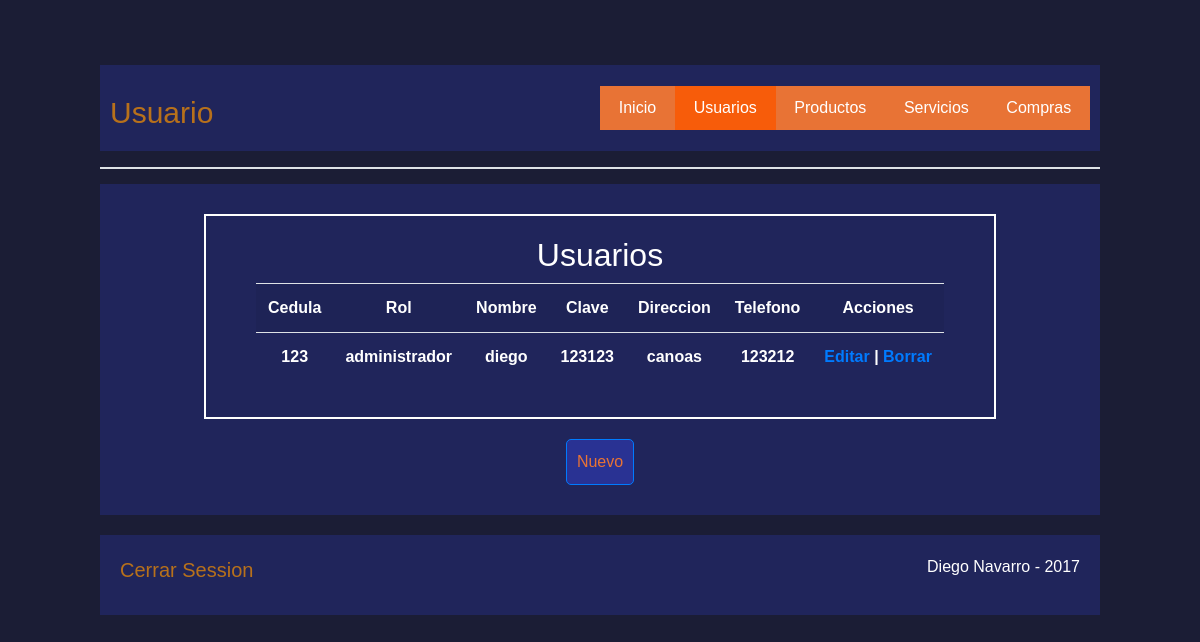
The page /registrate.php on the database as committed earlier.
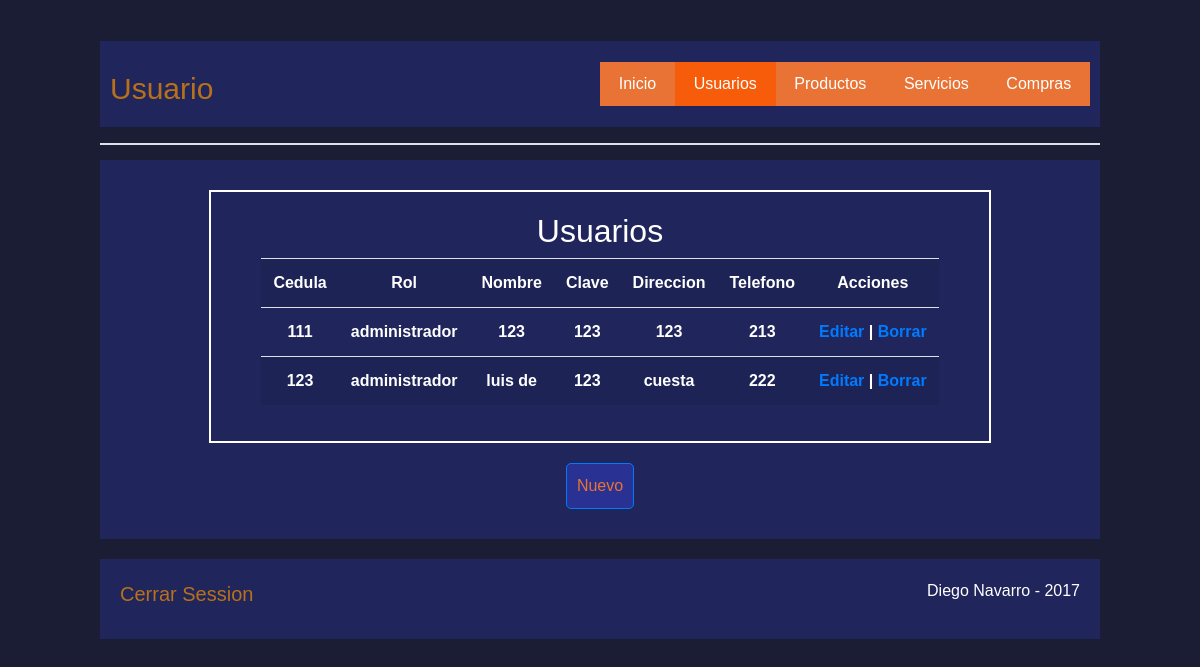
The same page on the database as committed later.
### tables this page shows
CREATE TABLE `usuarios` (
  `cedula` int(11) NOT NULL,
  `rol` varchar(20) NOT NULL,
  `nombre` varchar(40) NOT NULL,
  `clave` int(11) NOT NULL,
  `direccion` varchar(150) NOT NULL,
  `telefono` int(11) NOT NULL
);

### registrate.php (called while the page is built, shortened)
<?php session_start();
	require 'vistas/usuarios/usuarios.view.php';
?>

### PHP/usuario/mostrar.usuario.php (called while the page is built, shortened)
<?php
	$host = "localhost";
	$user = "root";
	$pass = "";
	$db = "computodo";
		$conn = mysqli_connect($host,$user,$pass,$db);
		$resultado = mysqli_query($conn, "SELECT * FROM usuarios ORDER BY cedula ASC");
?>

### vistas/usuarios/usuarios.view.php (the view, shortened to what this page needs)
<!DOCTYPE html>
<html lang="en">
<head>
	<link rel="stylesheet" href="path/to/font-awesome/css/font-awesome.min.css">
	<link rel="stylesheet" href="https://maxcdn.bootstrapcdn.com/bootstrap/4.0.0-alpha.6/css/bootstrap.min.css">
	<link rel="stylesheet" href="./CSS/style.css">
</head>
<body>
	<div class="contenedor contenedor2">
		<header>
			<h3 class="titulo">Usuario</h3>
			<nav>
				<a href="login.php">Inicio</a>
				<a href="#" style="background:#f75c0a;">Usuarios</a>
				<a href="productos.php">Productos</a>
				<a href="servicios.php">Servicios</a>
				<a href="#">Compras</a>
			</nav>
		</header>
		<hr class="border">
				<div class="contenido contenido2">
					 <div class="main">
						<div class="formulario">
							<div class="warp">
							 <h2>Usuarios</h2>
								<table class="table table-responsive table-hover table-striped">
									<tr>
										<td>Cedula</td>
										<td>Rol</td>
										<td>Nombre</td>
										<td>Clave</td>
										<td>Direccion</td>
										<td>Telefono</td>
										<td>Acciones</td>
									</tr>
									<?php include_once("PHP/usuario/mostrar.usuario.php")?>
									<?php
									while($mostrar = mysqli_fetch_array($resultado)) {
										echo "<tr>";
										echo "<td>".$mostrar['cedula']."</td>";
										echo "<td>".$mostrar['rol']."</td>";
										echo "<td>".$mostrar['nombre']."</td>";
										echo "<td>".$mostrar['clave']."</td>";
										echo "<td>".$mostrar['direccion']."</td>";
										echo "<td>".$mostrar['telefono']."</td>";
										echo "<td><a href=\"vistas/usuarios/registro.editar.view.php?cedula=$mostrar[cedula]\">Editar</a> | <a href=\"PHP/usuario/delete.usuario.php?cedula=$mostrar[cedula]\" onClick=\"return confirm('Desea eliminar?')\">Borrar</a></td>";
									}
									?>
								</table>
							</div>
							<a href='vistas/usuarios/usuario.insert.view.php'><button class="btn btn-primary">Nuevo</button></a>
						</div>
					</div>
			</div>
		<footer>
			<div class="foot">
			<a href="cerrar.php" id="cerrar">Cerrar Session</a>
			</div>
			<div>
				<p>Diego Navarro - 2017</p>
			</div>
		</footer>
	</div>
</body>
</html>

Rows that differ between the two databases and show on the page:
added usuarios: cedula "111", rol "administrador", nombre "123", clave "123", direccion "123", telefono "213"
changed usuarios id 123: nombre "diego" → "luis de"; clave "123123" → "123"; direccion "canoas" → "cuesta"; telefono "123212" → "222"
